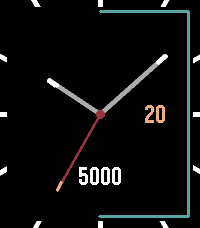
#> input picture watchfaces/thin-plus/store/screenshots/emery-01-classic-signature.png, 200 x 228 px; its folder holds 8 pictures in this run
$ python make-previews.py
#> lines starting #> are read from the running program, lines starting #| are printed output that depends on the picture
"""Review sheets only; the upload screenshots remain native and unmodified."""
from pathlib import Path
from PIL import Image,ImageDraw,ImageFont
ROOT=Path(__file__).resolve().parents[2]
FONT='/usr/share/fonts/truetype/dejavu/DejaVuSans.ttf'

def sheet(names,title,path,cols=3):
#> called with path = 'preview-emery.png', cols = 3
    cell_w,cell_h=300,315
    rows=(len(names)+cols-1)//cols
    im=Image.new('RGB',(cols*cell_w,rows*cell_h+65),'#10151C')
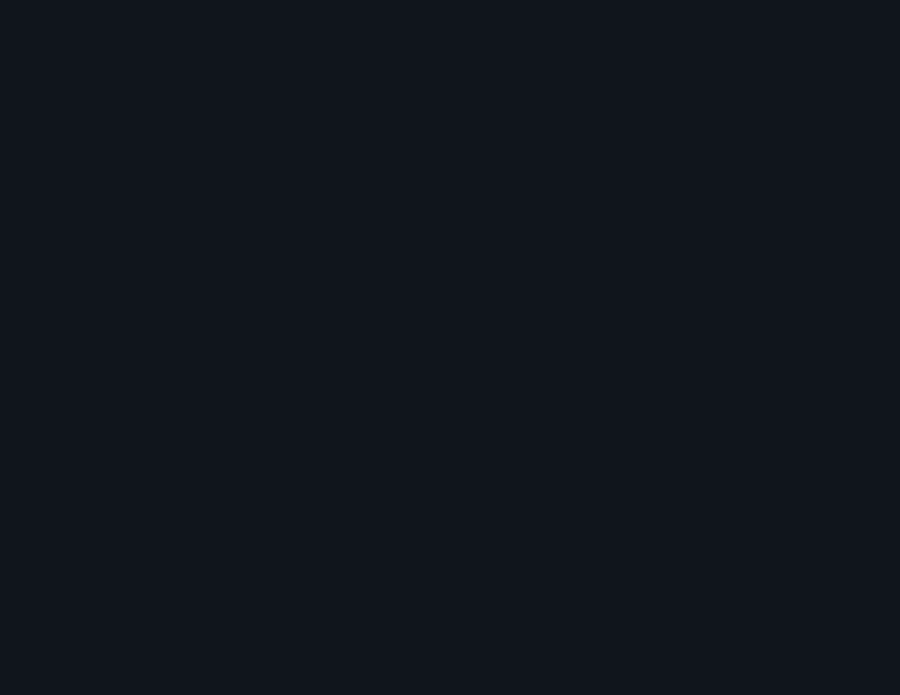
#> im: PIL image 900x695 RGB; mean R, G, B 16, 21, 28
    d=ImageDraw.Draw(im)
    d.text((24,20),title,font=ImageFont.truetype(FONT,24),fill='#F5F3EC')
    for i,(name,label) in enumerate(names):
        x=(i%cols)*cell_w; y=(i//cols)*cell_h+65
        face=Image.open(ROOT/'store/screenshots'/name).convert('RGBA')
#> face is the input picture: PIL image 200x228 RGBA; mean R, G, B, A 12.1, 13.1, 12.9, 255
        im.paste(face,(x+(cell_w-face.width)//2,y+10),face)
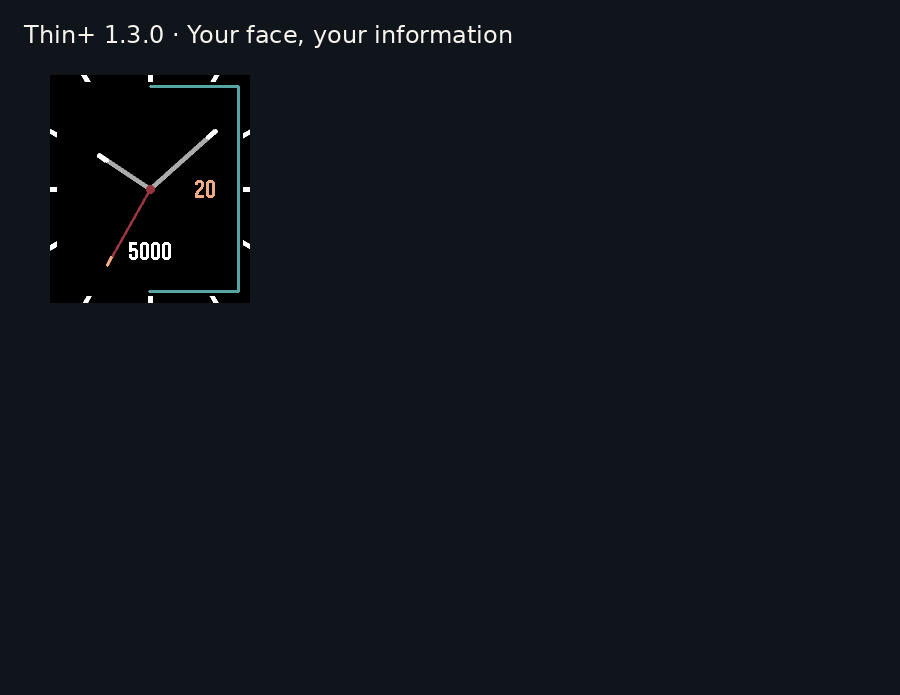
#> im: PIL image 900x695 RGB; mean R, G, B 16.5, 21.1, 27.6
        d.text((x+16,y+278),label,font=ImageFont.truetype(FONT,15),fill='#D5DBE4')
#> pass 2 of the loop in sheet, `for i,(name,label) in enumerate(names):`:
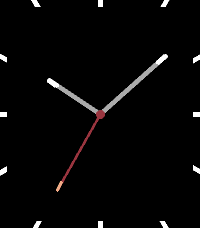
#> input picture watchfaces/thin-plus/store/screenshots/emery-02-classic-minimal.png, 200 x 228 px
#> in sheet, face is the input picture: PIL image 200x228 RGBA; mean R, G, B, A 6.3, 5.7, 5.7, 255
#> in sheet, `im.paste(face,(x+(cell_w-face.width)//2,y+10),face)`:
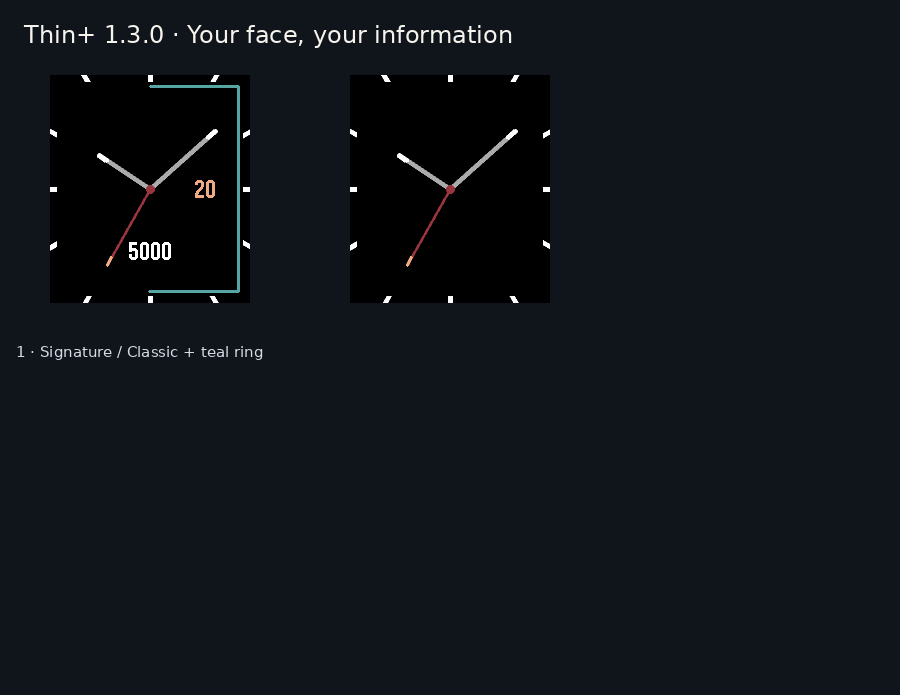
#> im: PIL image 900x695 RGB; mean R, G, B 15.9, 20.2, 26.1
#> pass 3 of the loop in sheet, `for i,(name,label) in enumerate(names):`:
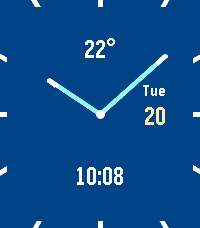
#> input picture watchfaces/thin-plus/store/screenshots/emery-03-ocean-weather.png, 200 x 228 px
#> in sheet, face is the input picture: PIL image 200x228 RGBA; mean R, G, B, A 10.8, 75.7, 140.1, 255
#> in sheet, `im.paste(face,(x+(cell_w-face.width)//2,y+10),face)`:
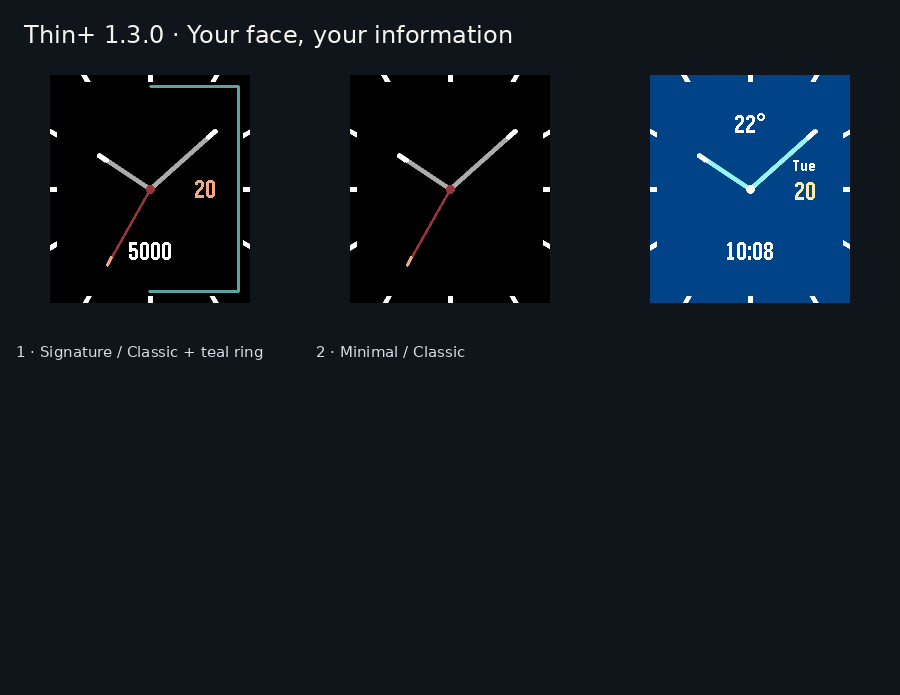
#> im: PIL image 900x695 RGB; mean R, G, B 15.7, 24.3, 34.4
#> the loop made 5 passes; the first 3 are shown
    im.save(ROOT/'store'/path)

#> (the run stopped early here; a loop or call above may not have finished)
